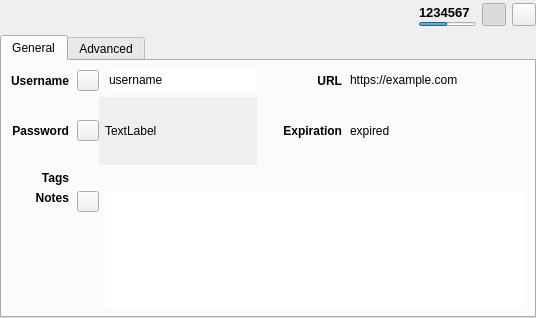
<?xml version="1.0" encoding="UTF-8"?>
<ui version="4.0">
 <class>EntryPreviewWidget</class>
 <widget class="QWidget" name="EntryPreviewWidget">
  <property name="geometry">
   <rect>
    <x>0</x>
    <y>0</y>
    <width>536</width>
    <height>318</height>
   </rect>
  </property>
  <layout class="QVBoxLayout" name="verticalLayout_7">
   <property name="spacing">
    <number>0</number>
   </property>
   <property name="leftMargin">
    <number>0</number>
   </property>
   <property name="topMargin">
    <number>0</number>
   </property>
   <property name="rightMargin">
    <number>0</number>
   </property>
   <property name="bottomMargin">
    <number>0</number>
   </property>
   <item>
    <widget class="QStackedWidget" name="stackedWidget">
     <property name="currentIndex">
      <number>0</number>
     </property>
     <widget class="QWidget" name="pageEntry">
      <layout class="QVBoxLayout" name="verticalLayout_3">
       <property name="leftMargin">
        <number>0</number>
       </property>
       <property name="topMargin">
        <number>0</number>
       </property>
       <property name="rightMargin">
        <number>0</number>
       </property>
       <property name="bottomMargin">
        <number>0</number>
       </property>
       <item>
        <layout class="QHBoxLayout" name="entryHorizontalLayout" stretch="1,0,0,0">
         <property name="sizeConstraint">
          <enum>QLayout::SetDefaultConstraint</enum>
         </property>
         <property name="leftMargin">
          <number>5</number>
         </property>
         <property name="topMargin">
          <number>3</number>
         </property>
         <property name="bottomMargin">
          <number>3</number>
         </property>
         <item>
          <layout class="QHBoxLayout" name="horizontalLayout">
           <property name="spacing">
            <number>12</number>
           </property>
           <item>
            <widget class="QLabel" name="entryIcon">
             <property name="sizePolicy">
              <sizepolicy hsizetype="Minimum" vsizetype="Preferred">
               <horstretch>0</horstretch>
               <verstretch>0</verstretch>
              </sizepolicy>
             </property>
             <property name="minimumSize">
              <size>
               <width>16</width>
               <height>0</height>
              </size>
             </property>
             <property name="text">
              <string/>
             </property>
            </widget>
           </item>
           <item>
            <widget class="ElidedLabel" name="entryTitleLabel">
             <property name="sizePolicy">
              <sizepolicy hsizetype="Expanding" vsizetype="Preferred">
               <horstretch>0</horstretch>
               <verstretch>0</verstretch>
              </sizepolicy>
             </property>
             <property name="font">
              <font>
               <pointsize>12</pointsize>
              </font>
             </property>
             <property name="focusPolicy">
              <enum>Qt::ClickFocus</enum>
             </property>
             <property name="textFormat">
              <enum>Qt::PlainText</enum>
             </property>
             <property name="textInteractionFlags">
              <set>Qt::LinksAccessibleByMouse|Qt::TextSelectableByMouse</set>
             </property>
            </widget>
           </item>
          </layout>
         </item>
         <item>
          <widget class="QWidget" name="entryTotp" native="true">
           <property name="minimumSize">
            <size>
             <width>0</width>
             <height>0</height>
            </size>
           </property>
           <layout class="QVBoxLayout" name="verticalLayout_2">
            <property name="spacing">
             <number>0</number>
            </property>
            <property name="leftMargin">
             <number>0</number>
            </property>
            <property name="topMargin">
             <number>0</number>
            </property>
            <property name="rightMargin">
             <number>0</number>
            </property>
            <property name="bottomMargin">
             <number>0</number>
            </property>
            <item>
             <widget class="QLabel" name="entryTotpLabel">
              <property name="font">
               <font>
                <pointsize>10</pointsize>
                <bold>true</bold>
               </font>
              </property>
              <property name="toolTip">
               <string>Double click to copy to clipboard</string>
              </property>
              <property name="text">
               <string notr="true">1234567</string>
              </property>
              <property name="textInteractionFlags">
               <set>Qt::LinksAccessibleByMouse|Qt::TextSelectableByKeyboard|Qt::TextSelectableByMouse</set>
              </property>
             </widget>
            </item>
            <item>
             <widget class="QProgressBar" name="entryTotpProgress">
              <property name="maximumSize">
               <size>
                <width>57</width>
                <height>4</height>
               </size>
              </property>
              <property name="value">
               <number>50</number>
              </property>
              <property name="textVisible">
               <bool>false</bool>
              </property>
             </widget>
            </item>
           </layout>
          </widget>
         </item>
         <item>
          <widget class="QToolButton" name="entryTotpButton">
           <property name="toolTip">
            <string>Display current TOTP value</string>
           </property>
           <property name="text">
            <string/>
           </property>
           <property name="checkable">
            <bool>true</bool>
           </property>
           <property name="checked">
            <bool>true</bool>
           </property>
          </widget>
         </item>
         <item>
          <widget class="QToolButton" name="entryCloseButton">
           <property name="toolTip">
            <string>Close</string>
           </property>
           <property name="text">
            <string/>
           </property>
          </widget>
         </item>
        </layout>
       </item>
       <item>
        <widget class="QTabWidget" name="entryTabWidget">
         <property name="currentIndex">
          <number>0</number>
         </property>
         <property name="documentMode">
          <bool>false</bool>
         </property>
         <property name="tabsClosable">
          <bool>false</bool>
         </property>
         <property name="movable">
          <bool>false</bool>
         </property>
         <widget class="QWidget" name="entryGeneralTab">
          <attribute name="title">
           <string>General</string>
          </attribute>
          <layout class="QVBoxLayout" name="verticalLayout_5">
           <item>
            <widget class="QWidget" name="entryGeneralWidget" native="true">
             <layout class="QGridLayout" name="gridLayout" rowstretch="0,0,0,1" columnstretch="0,1,0,0,0,1">
              <property name="leftMargin">
               <number>0</number>
              </property>
              <property name="topMargin">
               <number>0</number>
              </property>
              <property name="rightMargin">
               <number>0</number>
              </property>
              <property name="bottomMargin">
               <number>0</number>
              </property>
              <property name="horizontalSpacing">
               <number>8</number>
              </property>
              <property name="verticalSpacing">
               <number>6</number>
              </property>
              <item row="1" column="1" colspan="2">
               <layout class="QHBoxLayout" name="horizontalLayout_7">
                <item>
                 <widget class="QToolButton" name="togglePasswordButton">
                  <property name="text">
                   <string notr="true"/>
                  </property>
                  <property name="iconSize">
                   <size>
                    <width>14</width>
                    <height>14</height>
                   </size>
                  </property>
                  <property name="checkable">
                   <bool>true</bool>
                  </property>
                 </widget>
                </item>
                <item>
                 <widget class="QScrollArea" name="passwordScrollArea">
                  <property name="frameShape">
                   <enum>QFrame::NoFrame</enum>
                  </property>
                  <property name="frameShadow">
                   <enum>QFrame::Plain</enum>
                  </property>
                  <property name="verticalScrollBarPolicy">
                   <enum>Qt::ScrollBarAlwaysOff</enum>
                  </property>
                  <property name="sizeAdjustPolicy">
                   <enum>QAbstractScrollArea::AdjustToContents</enum>
                  </property>
                  <property name="widgetResizable">
                   <bool>true</bool>
                  </property>
                  <widget class="QWidget" name="scrollAreaWidgetContents">
                   <property name="geometry">
                    <rect>
                     <x>0</x>
                     <y>0</y>
                     <width>152</width>
                     <height>72</height>
                    </rect>
                   </property>
                   <layout class="QHBoxLayout" name="horizontalLayout_8">
                    <property name="leftMargin">
                     <number>6</number>
                    </property>
                    <property name="topMargin">
                     <number>0</number>
                    </property>
                    <property name="rightMargin">
                     <number>0</number>
                    </property>
                    <property name="bottomMargin">
                     <number>0</number>
                    </property>
                    <item>
                     <widget class="QLabel" name="entryPasswordLabel">
                      <property name="focusPolicy">
                       <enum>Qt::ClickFocus</enum>
                      </property>
                      <property name="text">
                       <string notr="true">TextLabel</string>
                      </property>
                      <property name="textInteractionFlags">
                       <set>Qt::LinksAccessibleByMouse|Qt::TextSelectableByMouse</set>
                      </property>
                      <property name="blendIn" stdset="0">
                       <bool>true</bool>
                      </property>
                     </widget>
                    </item>
                   </layout>
                  </widget>
                 </widget>
                </item>
               </layout>
              </item>
              <item row="0" column="5">
               <widget class="ElidedLabel" name="entryUrlLabel">
                <property name="sizePolicy">
                 <sizepolicy hsizetype="Expanding" vsizetype="Preferred">
                  <horstretch>0</horstretch>
                  <verstretch>0</verstretch>
                 </sizepolicy>
                </property>
                <property name="minimumSize">
                 <size>
                  <width>150</width>
                  <height>0</height>
                 </size>
                </property>
                <property name="cursor">
                 <cursorShape>PointingHandCursor</cursorShape>
                </property>
                <property name="focusPolicy">
                 <enum>Qt::ClickFocus</enum>
                </property>
                <property name="text">
                 <string notr="true">https://example.com</string>
                </property>
                <property name="textFormat">
                 <enum>Qt::RichText</enum>
                </property>
                <property name="textInteractionFlags">
                 <set>Qt::TextBrowserInteraction</set>
                </property>
                <property name="blendIn" stdset="0">
                 <bool>true</bool>
                </property>
               </widget>
              </item>
              <item row="0" column="3">
               <spacer name="entryMiddleHorizontalSpacer">
                <property name="orientation">
                 <enum>Qt::Horizontal</enum>
                </property>
                <property name="sizeType">
                 <enum>QSizePolicy::Fixed</enum>
                </property>
                <property name="sizeHint" stdset="0">
                 <size>
                  <width>10</width>
                  <height>20</height>
                 </size>
                </property>
               </spacer>
              </item>
              <item row="0" column="0">
               <widget class="QLabel" name="entryUsernameTitleLabel">
                <property name="sizePolicy">
                 <sizepolicy hsizetype="Minimum" vsizetype="Preferred">
                  <horstretch>0</horstretch>
                  <verstretch>0</verstretch>
                 </sizepolicy>
                </property>
                <property name="font">
                 <font>
                  <bold>true</bold>
                 </font>
                </property>
                <property name="layoutDirection">
                 <enum>Qt::LeftToRight</enum>
                </property>
                <property name="text">
                 <string>Username</string>
                </property>
                <property name="alignment">
                 <set>Qt::AlignRight|Qt::AlignTrailing|Qt::AlignVCenter</set>
                </property>
               </widget>
              </item>
              <item row="3" column="1" colspan="5">
               <layout class="QHBoxLayout" name="horizontalLayout_3" stretch="0,0">
                <property name="spacing">
                 <number>6</number>
                </property>
                <item alignment="Qt::AlignTop">
                 <widget class="QToolButton" name="toggleEntryNotesButton">
                  <property name="text">
                   <string/>
                  </property>
                  <property name="iconSize">
                   <size>
                    <width>14</width>
                    <height>14</height>
                   </size>
                  </property>
                  <property name="checkable">
                   <bool>true</bool>
                  </property>
                 </widget>
                </item>
                <item>
                 <widget class="QTextEdit" name="entryNotesTextEdit">
                  <property name="focusPolicy">
                   <enum>Qt::ClickFocus</enum>
                  </property>
                  <property name="frameShape">
                   <enum>QFrame::NoFrame</enum>
                  </property>
                  <property name="frameShadow">
                   <enum>QFrame::Plain</enum>
                  </property>
                  <property name="lineWidth">
                   <number>0</number>
                  </property>
                  <property name="tabChangesFocus">
                   <bool>true</bool>
                  </property>
                  <property name="readOnly">
                   <bool>true</bool>
                  </property>
                  <property name="tabStopDistance">
                   <double>10.000000000000000</double>
                  </property>
                  <property name="blendIn" stdset="0">
                   <bool>true</bool>
                  </property>
                 </widget>
                </item>
               </layout>
              </item>
              <item row="2" column="0">
               <widget class="QLabel" name="entryTagsTitleLabel">
                <property name="sizePolicy">
                 <sizepolicy hsizetype="Minimum" vsizetype="Preferred">
                  <horstretch>0</horstretch>
                  <verstretch>0</verstretch>
                 </sizepolicy>
                </property>
                <property name="font">
                 <font>
                  <bold>true</bold>
                 </font>
                </property>
                <property name="text">
                 <string>Tags</string>
                </property>
                <property name="alignment">
                 <set>Qt::AlignRight|Qt::AlignTrailing|Qt::AlignVCenter</set>
                </property>
               </widget>
              </item>
              <item row="0" column="1" colspan="2">
               <layout class="QHBoxLayout" name="horizontalLayout_6">
                <property name="spacing">
                 <number>8</number>
                </property>
                <item>
                 <widget class="QToolButton" name="toggleUsernameButton">
                  <property name="text">
                   <string/>
                  </property>
                  <property name="iconSize">
                   <size>
                    <width>14</width>
                    <height>14</height>
                   </size>
                  </property>
                  <property name="checkable">
                   <bool>true</bool>
                  </property>
                 </widget>
                </item>
                <item>
                 <widget class="QLineEdit" name="entryUsernameLabel">
                  <property name="minimumSize">
                   <size>
                    <width>150</width>
                    <height>0</height>
                   </size>
                  </property>
                  <property name="focusPolicy">
                   <enum>Qt::ClickFocus</enum>
                  </property>
                  <property name="text">
                   <string notr="true">username</string>
                  </property>
                  <property name="frame">
                   <bool>false</bool>
                  </property>
                  <property name="cursorPosition">
                   <number>8</number>
                  </property>
                  <property name="dragEnabled">
                   <bool>true</bool>
                  </property>
                  <property name="readOnly">
                   <bool>true</bool>
                  </property>
                  <property name="blendIn" stdset="0">
                   <bool>true</bool>
                  </property>
                 </widget>
                </item>
               </layout>
              </item>
              <item row="2" column="1" colspan="5">
               <widget class="TagsEdit" name="entryTagsList" native="true">
                <property name="focusPolicy">
                 <enum>Qt::ClickFocus</enum>
                </property>
                <property name="accessibleName">
                 <string>Tags list</string>
                </property>
                <property name="blendIn" stdset="0">
                 <bool>true</bool>
                </property>
               </widget>
              </item>
              <item row="1" column="5">
               <widget class="QLabel" name="entryExpirationLabel">
                <property name="sizePolicy">
                 <sizepolicy hsizetype="Expanding" vsizetype="Preferred">
                  <horstretch>0</horstretch>
                  <verstretch>0</verstretch>
                 </sizepolicy>
                </property>
                <property name="focusPolicy">
                 <enum>Qt::ClickFocus</enum>
                </property>
                <property name="text">
                 <string notr="true">expired</string>
                </property>
                <property name="textFormat">
                 <enum>Qt::PlainText</enum>
                </property>
                <property name="textInteractionFlags">
                 <set>Qt::LinksAccessibleByMouse|Qt::TextSelectableByMouse</set>
                </property>
                <property name="blendIn" stdset="0">
                 <bool>true</bool>
                </property>
               </widget>
              </item>
              <item row="1" column="3">
               <spacer name="entryMiddleHorizontalSpacer_3">
                <property name="orientation">
                 <enum>Qt::Horizontal</enum>
                </property>
                <property name="sizeType">
                 <enum>QSizePolicy::Fixed</enum>
                </property>
                <property name="sizeHint" stdset="0">
                 <size>
                  <width>10</width>
                  <height>20</height>
                 </size>
                </property>
               </spacer>
              </item>
              <item row="1" column="0">
               <widget class="QLabel" name="entryPasswordTitleLabel">
                <property name="sizePolicy">
                 <sizepolicy hsizetype="Minimum" vsizetype="Preferred">
                  <horstretch>0</horstretch>
                  <verstretch>0</verstretch>
                 </sizepolicy>
                </property>
                <property name="font">
                 <font>
                  <bold>true</bold>
                 </font>
                </property>
                <property name="text">
                 <string>Password</string>
                </property>
                <property name="alignment">
                 <set>Qt::AlignRight|Qt::AlignTrailing|Qt::AlignVCenter</set>
                </property>
               </widget>
              </item>
              <item row="3" column="0">
               <widget class="QLabel" name="entryNotesTitleLabel">
                <property name="sizePolicy">
                 <sizepolicy hsizetype="Minimum" vsizetype="Preferred">
                  <horstretch>0</horstretch>
                  <verstretch>0</verstretch>
                 </sizepolicy>
                </property>
                <property name="font">
                 <font>
                  <bold>true</bold>
                 </font>
                </property>
                <property name="text">
                 <string>Notes</string>
                </property>
                <property name="alignment">
                 <set>Qt::AlignRight|Qt::AlignTop|Qt::AlignTrailing</set>
                </property>
               </widget>
              </item>
              <item row="1" column="4">
               <widget class="QLabel" name="entryExpirationTitleLabel">
                <property name="sizePolicy">
                 <sizepolicy hsizetype="Minimum" vsizetype="Preferred">
                  <horstretch>0</horstretch>
                  <verstretch>0</verstretch>
                 </sizepolicy>
                </property>
                <property name="font">
                 <font>
                  <bold>true</bold>
                 </font>
                </property>
                <property name="text">
                 <string>Expiration</string>
                </property>
                <property name="alignment">
                 <set>Qt::AlignRight|Qt::AlignTrailing|Qt::AlignVCenter</set>
                </property>
               </widget>
              </item>
              <item row="0" column="4">
               <widget class="QLabel" name="entryUrlTitleLabel">
                <property name="sizePolicy">
                 <sizepolicy hsizetype="Minimum" vsizetype="Preferred">
                  <horstretch>0</horstretch>
                  <verstretch>0</verstretch>
                 </sizepolicy>
                </property>
                <property name="font">
                 <font>
                  <bold>true</bold>
                 </font>
                </property>
                <property name="text">
                 <string>URL</string>
                </property>
                <property name="alignment">
                 <set>Qt::AlignRight|Qt::AlignTrailing|Qt::AlignVCenter</set>
                </property>
               </widget>
              </item>
             </layout>
            </widget>
           </item>
          </layout>
         </widget>
         <widget class="QWidget" name="entryAdvancedTab">
          <attribute name="title">
           <string>Advanced</string>
          </attribute>
          <layout class="QGridLayout" name="gridLayout_1">
           <property name="leftMargin">
            <number>5</number>
           </property>
           <property name="topMargin">
            <number>5</number>
           </property>
           <property name="rightMargin">
            <number>5</number>
           </property>
           <property name="bottomMargin">
            <number>5</number>
           </property>
           <property name="horizontalSpacing">
            <number>8</number>
           </property>
           <item row="0" column="1">
            <widget class="QLabel" name="attachmentsTitleLabel">
             <property name="sizePolicy">
              <sizepolicy hsizetype="Minimum" vsizetype="Preferred">
               <horstretch>0</horstretch>
               <verstretch>0</verstretch>
              </sizepolicy>
             </property>
             <property name="font">
              <font>
               <bold>true</bold>
              </font>
             </property>
             <property name="text">
              <string>Attachments</string>
             </property>
            </widget>
           </item>
           <item row="1" column="1">
            <widget class="EntryAttachmentsWidget" name="entryAttachmentsWidget" native="true">
             <property name="sizePolicy">
              <sizepolicy hsizetype="Expanding" vsizetype="Expanding">
               <horstretch>0</horstretch>
               <verstretch>0</verstretch>
              </sizepolicy>
             </property>
             <property name="focusPolicy">
              <enum>Qt::ClickFocus</enum>
             </property>
            </widget>
           </item>
           <item row="0" column="0">
            <widget class="QLabel" name="attributesTitleLabel">
             <property name="sizePolicy">
              <sizepolicy hsizetype="Minimum" vsizetype="Preferred">
               <horstretch>0</horstretch>
               <verstretch>0</verstretch>
              </sizepolicy>
             </property>
             <property name="font">
              <font>
               <bold>true</bold>
              </font>
             </property>
             <property name="text">
              <string>Attributes</string>
             </property>
            </widget>
           </item>
           <item row="1" column="0">
            <widget class="QTableWidget" name="entryAttributesTable">
             <property name="focusPolicy">
              <enum>Qt::NoFocus</enum>
             </property>
             <property name="styleSheet">
              <string notr="true">QTableView::item {padding: 3px;}</string>
             </property>
             <property name="frameShape">
              <enum>QFrame::NoFrame</enum>
             </property>
             <property name="editTriggers">
              <set>QAbstractItemView::NoEditTriggers</set>
             </property>
             <property name="showDropIndicator" stdset="0">
              <bool>false</bool>
             </property>
             <property name="selectionMode">
              <enum>QAbstractItemView::NoSelection</enum>
             </property>
             <property name="showGrid">
              <bool>false</bool>
             </property>
             <property name="cornerButtonEnabled">
              <bool>false</bool>
             </property>
             <attribute name="horizontalHeaderVisible">
              <bool>false</bool>
             </attribute>
             <attribute name="horizontalHeaderStretchLastSection">
              <bool>true</bool>
             </attribute>
             <attribute name="verticalHeaderVisible">
              <bool>false</bool>
             </attribute>
            </widget>
           </item>
          </layout>
         </widget>
        </widget>
       </item>
      </layout>
     </widget>
     <widget class="QWidget" name="pageGroup">
      <layout class="QVBoxLayout" name="verticalLayout_13">
       <property name="leftMargin">
        <number>0</number>
       </property>
       <property name="topMargin">
        <number>0</number>
       </property>
       <property name="rightMargin">
        <number>0</number>
       </property>
       <property name="bottomMargin">
        <number>0</number>
       </property>
       <item>
        <layout class="QHBoxLayout" name="groupHorizontalLayout" stretch="0,0">
         <property name="sizeConstraint">
          <enum>QLayout::SetDefaultConstraint</enum>
         </property>
         <property name="leftMargin">
          <number>5</number>
         </property>
         <property name="topMargin">
          <number>3</number>
         </property>
         <property name="bottomMargin">
          <number>3</number>
         </property>
         <item>
          <layout class="QHBoxLayout" name="horizontalLayout_5">
           <property name="spacing">
            <number>12</number>
           </property>
           <item>
            <widget class="QLabel" name="groupIcon">
             <property name="sizePolicy">
              <sizepolicy hsizetype="Minimum" vsizetype="Preferred">
               <horstretch>0</horstretch>
               <verstretch>0</verstretch>
              </sizepolicy>
             </property>
             <property name="text">
              <string/>
             </property>
            </widget>
           </item>
           <item>
            <widget class="ElidedLabel" name="groupTitleLabel">
             <property name="sizePolicy">
              <sizepolicy hsizetype="Expanding" vsizetype="Preferred">
               <horstretch>0</horstretch>
               <verstretch>0</verstretch>
              </sizepolicy>
             </property>
             <property name="font">
              <font>
               <pointsize>12</pointsize>
              </font>
             </property>
             <property name="textFormat">
              <enum>Qt::AutoText</enum>
             </property>
            </widget>
           </item>
          </layout>
         </item>
         <item>
          <widget class="QToolButton" name="groupCloseButton">
           <property name="toolTip">
            <string>Close</string>
           </property>
           <property name="text">
            <string/>
           </property>
          </widget>
         </item>
        </layout>
       </item>
       <item>
        <widget class="QTabWidget" name="groupTabWidget">
         <property name="currentIndex">
          <number>0</number>
         </property>
         <property name="documentMode">
          <bool>false</bool>
         </property>
         <property name="tabsClosable">
          <bool>false</bool>
         </property>
         <property name="movable">
          <bool>false</bool>
         </property>
         <widget class="QWidget" name="groupGeneralTab">
          <attribute name="title">
           <string>General</string>
          </attribute>
          <layout class="QVBoxLayout" name="verticalLayout_8">
           <item>
            <widget class="QWidget" name="groupGeneralWidget" native="true">
             <layout class="QGridLayout" name="gridLayout_2" rowstretch="0,0,0">
              <property name="leftMargin">
               <number>0</number>
              </property>
              <property name="topMargin">
               <number>0</number>
              </property>
              <property name="rightMargin">
               <number>0</number>
              </property>
              <property name="bottomMargin">
               <number>0</number>
              </property>
              <item row="0" column="2">
               <widget class="QLabel" name="groupSearchingLabel">
                <property name="sizePolicy">
                 <sizepolicy hsizetype="Expanding" vsizetype="Preferred">
                  <horstretch>0</horstretch>
                  <verstretch>0</verstretch>
                 </sizepolicy>
                </property>
               </widget>
              </item>
              <item row="1" column="2">
               <widget class="QLabel" name="groupExpirationLabel">
                <property name="sizePolicy">
                 <sizepolicy hsizetype="Expanding" vsizetype="Preferred">
                  <horstretch>0</horstretch>
                  <verstretch>0</verstretch>
                 </sizepolicy>
                </property>
               </widget>
              </item>
              <item row="0" column="0">
               <widget class="QLabel" name="groupSearchingTitleLabel">
                <property name="sizePolicy">
                 <sizepolicy hsizetype="Minimum" vsizetype="Preferred">
                  <horstretch>0</horstretch>
                  <verstretch>0</verstretch>
                 </sizepolicy>
                </property>
                <property name="font">
                 <font>
                  <bold>true</bold>
                 </font>
                </property>
                <property name="text">
                 <string>Searching</string>
                </property>
                <property name="alignment">
                 <set>Qt::AlignRight|Qt::AlignTrailing|Qt::AlignVCenter</set>
                </property>
               </widget>
              </item>
              <item row="2" column="1" colspan="2">
               <layout class="QHBoxLayout" name="horizontalLayout_4" stretch="0,0">
                <property name="spacing">
                 <number>6</number>
                </property>
                <item alignment="Qt::AlignTop">
                 <widget class="QToolButton" name="toggleGroupNotesButton">
                  <property name="text">
                   <string/>
                  </property>
                  <property name="checkable">
                   <bool>true</bool>
                  </property>
                 </widget>
                </item>
                <item>
                 <widget class="QTextEdit" name="groupNotesTextEdit">
                  <property name="focusPolicy">
                   <enum>Qt::ClickFocus</enum>
                  </property>
                  <property name="frameShape">
                   <enum>QFrame::NoFrame</enum>
                  </property>
                  <property name="frameShadow">
                   <enum>QFrame::Plain</enum>
                  </property>
                  <property name="lineWidth">
                   <number>0</number>
                  </property>
                  <property name="tabChangesFocus">
                   <bool>true</bool>
                  </property>
                  <property name="readOnly">
                   <bool>true</bool>
                  </property>
                  <property name="blendIn" stdset="0">
                   <bool>true</bool>
                  </property>
                 </widget>
                </item>
               </layout>
              </item>
              <item row="1" column="0">
               <widget class="QLabel" name="groupExpirationTitleLabel">
                <property name="sizePolicy">
                 <sizepolicy hsizetype="Minimum" vsizetype="Preferred">
                  <horstretch>0</horstretch>
                  <verstretch>0</verstretch>
                 </sizepolicy>
                </property>
                <property name="font">
                 <font>
                  <bold>true</bold>
                 </font>
                </property>
                <property name="text">
                 <string>Expiration</string>
                </property>
                <property name="alignment">
                 <set>Qt::AlignRight|Qt::AlignTrailing|Qt::AlignVCenter</set>
                </property>
               </widget>
              </item>
              <item row="2" column="0">
               <widget class="QLabel" name="groupNotesTitleLabel">
                <property name="sizePolicy">
                 <sizepolicy hsizetype="Minimum" vsizetype="Preferred">
                  <horstretch>0</horstretch>
                  <verstretch>0</verstretch>
                 </sizepolicy>
                </property>
                <property name="font">
                 <font>
                  <bold>true</bold>
                 </font>
                </property>
                <property name="text">
                 <string>Notes</string>
                </property>
                <property name="alignment">
                 <set>Qt::AlignRight|Qt::AlignTop|Qt::AlignTrailing</set>
                </property>
               </widget>
              </item>
             </layout>
            </widget>
           </item>
          </layout>
         </widget>
        </widget>
       </item>
      </layout>
     </widget>
    </widget>
   </item>
  </layout>
  <action name="searchIcon">
   <property name="text">
    <string>Search</string>
   </property>
  </action>
  <action name="clearIcon">
   <property name="text">
    <string>Clear</string>
   </property>
  </action>
 </widget>
 <customwidgets>
  <customwidget>
   <class>EntryAttachmentsWidget</class>
   <extends>QWidget</extends>
   <header>gui/entry/EntryAttachmentsWidget.h</header>
   <container>1</container>
  </customwidget>
  <customwidget>
   <class>ElidedLabel</class>
   <extends>QLabel</extends>
   <header>gui/widgets/ElidedLabel.h</header>
  </customwidget>
  <customwidget>
   <class>TagsEdit</class>
   <extends>QWidget</extends>
   <header>gui/tag/TagsEdit.h</header>
   <container>1</container>
  </customwidget>
 </customwidgets>
 <tabstops>
  <tabstop>entryTotpButton</tabstop>
  <tabstop>entryCloseButton</tabstop>
  <tabstop>entryTabWidget</tabstop>
  <tabstop>togglePasswordButton</tabstop>
  <tabstop>toggleEntryNotesButton</tabstop>
  <tabstop>groupTabWidget</tabstop>
  <tabstop>toggleGroupNotesButton</tabstop>
  <tabstop>groupCloseButton</tabstop>
 </tabstops>
 <resources/>
 <connections/>
</ui>
